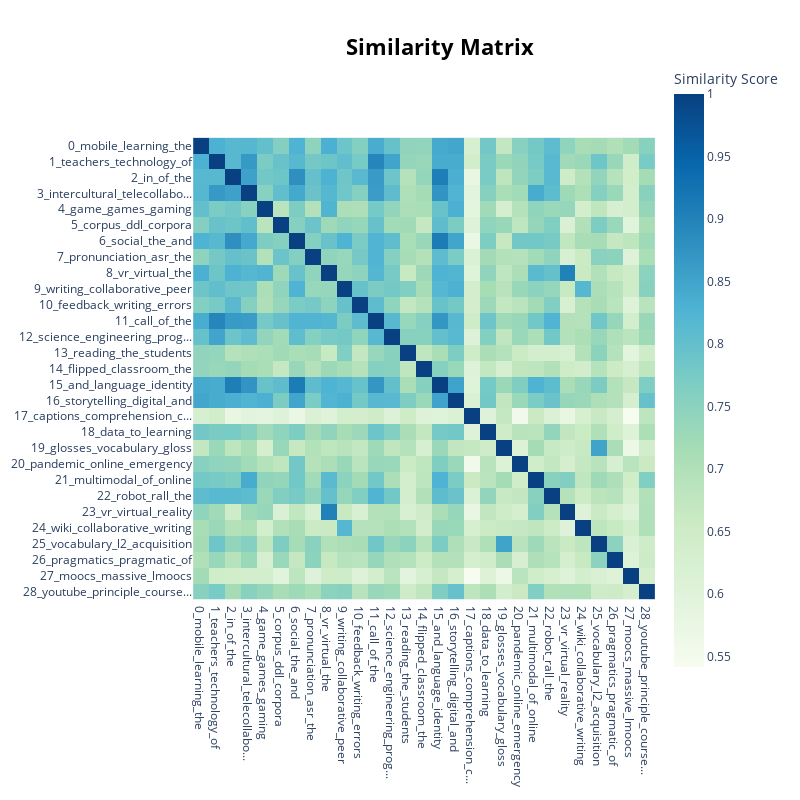

The cell this chart's notebook holds for it:
### Code cell
model.visualize_heatmap()

### Figure 1 — Plotly figure (JSON) as saved in the notebook; plotly's stock layout.template omitted (floating-point values rounded to 4 significant figures; data arrays with more than 128 entries replaced by an {"elided": "..."} marker saying what was removed)
{"data": [{"coloraxis": "coloraxis", "hovertemplate": "x: %{x}<br>y: %{y}<br>Similarity Score: %{z}<extra></extra>", "name": "0", "type": "heatmap", "x": ["0_mobile_learning_the", "1_teachers_technology_of", "2_in_of_the", "3_intercultural_telecollabo...", "4_game_games_gaming", "5_corpus_ddl_corpora", "6_social_the_and", "7_pronunciation_asr_the", "8_vr_virtual_the", "9_writing_collaborative_peer", "10_feedback_writing_errors", "11_call_of_the", "12_science_engineering_prog...", "13_reading_the_students", "14_flipped_classroom_the", "15_and_language_identity", "16_storytelling_digital_and", "17_captions_comprehension_c...", "18_data_to_learning", "19_glosses_vocabulary_gloss", "20_pandemic_online_emergency", "21_multimodal_of_online", "22_robot_rall_the", "23_vr_virtual_reality", "24_wiki_collaborative_writing", "25_vocabulary_l2_acquisition", "26_pragmatics_pragmatic_of", "27_moocs_massive_lmoocs", "28_youtube_principle_course..."], "xaxis": "x", "y": ["0_mobile_learning_the", "1_teachers_technology_of", "2_in_of_the", "3_intercultural_telecollabo...", "4_game_games_gaming", "5_corpus_ddl_corpora", "6_social_the_and", "7_pronunciation_asr_the", "8_vr_virtual_the", "9_writing_collaborative_peer", "10_feedback_writing_errors", "11_call_of_the", "12_science_engineering_prog...", "13_reading_the_students", "14_flipped_classroom_the", "15_and_language_identity", "16_storytelling_digital_and", "17_captions_comprehension_c...", "18_data_to_learning", "19_glosses_vocabulary_gloss", "20_pandemic_online_emergency", "21_multimodal_of_online", "22_robot_rall_the", "23_vr_virtual_reality", "24_wiki_collaborative_writing", "25_vocabulary_l2_acquisition", "26_pragmatics_pragmatic_of", "27_moocs_massive_lmoocs", "28_youtube_principle_course..."], "yaxis": "y", "z": {"elided": "29x29 float values"}}], "layout": {"coloraxis": {"colorbar": {"title": {"text": "Similarity Score"}}, "colorscale": [[0, "rgb(247,252,240)"], [0.125, "rgb(224,243,219)"], [0.25, "rgb(204,235,197)"], [0.375, "rgb(168,221,181)"], [0.5, "rgb(123,204,196)"], [0.625, "rgb(78,179,211)"], [0.75, "rgb(43,140,190)"], [0.875, "rgb(8,104,172)"], [1, "rgb(8,64,129)"]]}, "height": 800, "hoverlabel": {"bgcolor": "white", "font": {"family": "Rockwell", "size": 16}}, "legend": {"title": {"text": "Trend"}}, "margin": {"t": 60}, "showlegend": true, "title": {"font": {"color": "Black", "size": 22}, "text": "<b>Similarity Matrix</b>", "x": 0.55, "xanchor": "center", "y": 0.95, "yanchor": "top"}, "width": 800, "xaxis": {"anchor": "y", "constrain": "domain", "domain": [0, 1], "scaleanchor": "y"}, "yaxis": {"anchor": "x", "autorange": "reversed", "constrain": "domain", "domain": [0, 1]}}}
